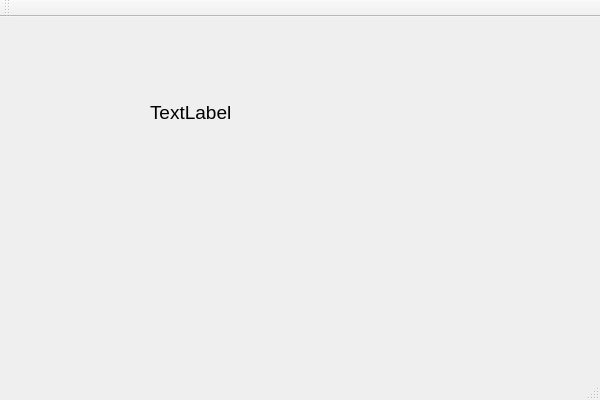
<?xml version="1.0" encoding="UTF-8"?>
<ui version="4.0">
 <class>DetectNetworkTypeDemoClass</class>
 <widget class="QMainWindow" name="DetectNetworkTypeDemoClass">
  <property name="geometry">
   <rect>
    <x>0</x>
    <y>0</y>
    <width>600</width>
    <height>400</height>
   </rect>
  </property>
  <property name="windowTitle">
   <string>DetectNetworkTypeDemo</string>
  </property>
  <widget class="QWidget" name="centralWidget">
   <widget class="QLabel" name="label">
    <property name="geometry">
     <rect>
      <x>150</x>
      <y>70</y>
      <width>171</width>
      <height>51</height>
     </rect>
    </property>
    <property name="font">
     <font>
      <family>Microsoft YaHei UI</family>
      <pointsize>14</pointsize>
     </font>
    </property>
    <property name="text">
     <string>TextLabel</string>
    </property>
   </widget>
  </widget>
  <widget class="QMenuBar" name="menuBar">
   <property name="geometry">
    <rect>
     <x>0</x>
     <y>0</y>
     <width>600</width>
     <height>23</height>
    </rect>
   </property>
  </widget>
  <widget class="QToolBar" name="mainToolBar">
   <attribute name="toolBarArea">
    <enum>TopToolBarArea</enum>
   </attribute>
   <attribute name="toolBarBreak">
    <bool>false</bool>
   </attribute>
  </widget>
  <widget class="QStatusBar" name="statusBar"/>
 </widget>
 <layoutdefault spacing="6" margin="11"/>
 <resources>
  <include location="DetectNetworkTypeDemo.qrc"/>
 </resources>
 <connections/>
</ui>
